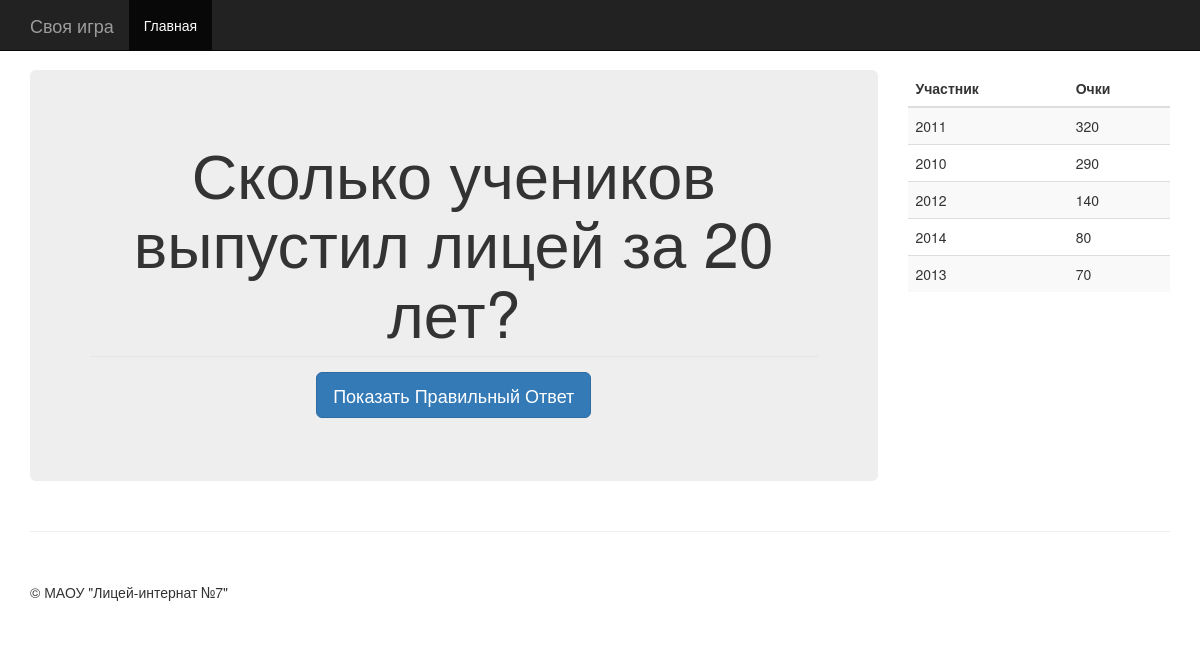
The page /question/9 (signed in) on the database its author committed.
### main/models.py (models this page shows, shortened)
class Question(models.Model):
    name = models.TextField(max_length=1000)
    topic_name = models.ForeignKey(Topic)
    SCORE_CHOICES = (
        (10, 10),
        (20, 20),
        (30, 30),
        (40, 40),
        (50, 50)
    )
    score = models.IntegerField(choices=SCORE_CHOICES)
    image = models.ImageField(blank=True, null=True, upload_to='imgs/questions')
    used = models.BooleanField(default=False)
    team_answered = models.ForeignKey(Team, blank=True, null=True)
    question_answer = models.TextField(max_length=1000)
    answer_image = models.ImageField(blank=True, null=True, upload_to='imgs/answers')
    class Meta:
        unique_together = ('topic_name', 'score')

class Team(models.Model):
    name = models.TextField(max_length=300)

### main/views.py (the view)
# urls.py: url(r'^question/(?P<qid>\d+)$', 'get_question', name='question'),
@login_required()
def get_question(request, qid):
    question = Question.objects.get(pk=qid)
    teams = Team.objects.all().order_by('name')
    teams_score = get_sorted_teams_data()
    return render(request, 'main/question.html', {'question': question, 'teams': teams, 'sorted_teams': teams_score})

### main/views.py (called while the page is built)
def get_sorted_teams_data():
    team_list = Team.objects.all()
    teams_score = {}
    for i in team_list:
        questions = i.question_set.all()
        sum = 0
        for j in questions:
            sum += j.score
        teams_score[i.name] = sum
    teams_score = sorted(teams_score.items(), key=operator.itemgetter(1), reverse=True)
    return teams_score

### main/templates/main/question.html (shortened to what this page needs)
{% extends 'main/main.html' %}
{% block mainarea %}
    {% if question.image %}
        <div class="row">
            <div class="col-md-8 text-center"> <h1>{{ question.name }}</h1></div>
            <div class="col-md-4"><img class="img-rounded" width="100%" src="/media/{{ question.image }}"></div>
        </div>
    {% else %}
        <h1 class="text-center">{{ question.name }}</h1>
    {% endif %}
    <div class="modal-footer">
    <button type="button" class="btn btn-primary btn-lg text-center center-block" data-toggle="modal" data-target="#myModal">
        Показать Правильный Ответ
    </button>
    </div>
{% endblock %}
{% block sidebarmenu %}
    <table class="table table-striped">
    <thead>
        <tr>
            <th>Участник</th>
            <th>Очки</th>
        </tr>
    </thead>
        <tbody class="">
        {% for team in sorted_teams %}
            <tr>
                <td>{{ team.0 }}</td>
                <td>{{ team.1 }}</td>
            </tr>
        {% endfor %}
    </tbody>
    </table>
{% endblock %}

### main/static/main/css/offcanvas.css (style rules this page uses)
html, body { overflow-x: hidden; }
body { padding-top: 70px; }

### rows shown on the page
Question: name "Сколько учеников выпустил лицей за 20 лет?"
Team: name "2011"
Team: name "2010"
Team: name "2012"
Team: name "2014"
Team: name "2013"

### other values the page prints
{{ team.1 }} "320" "290" "140" "80" "70"
